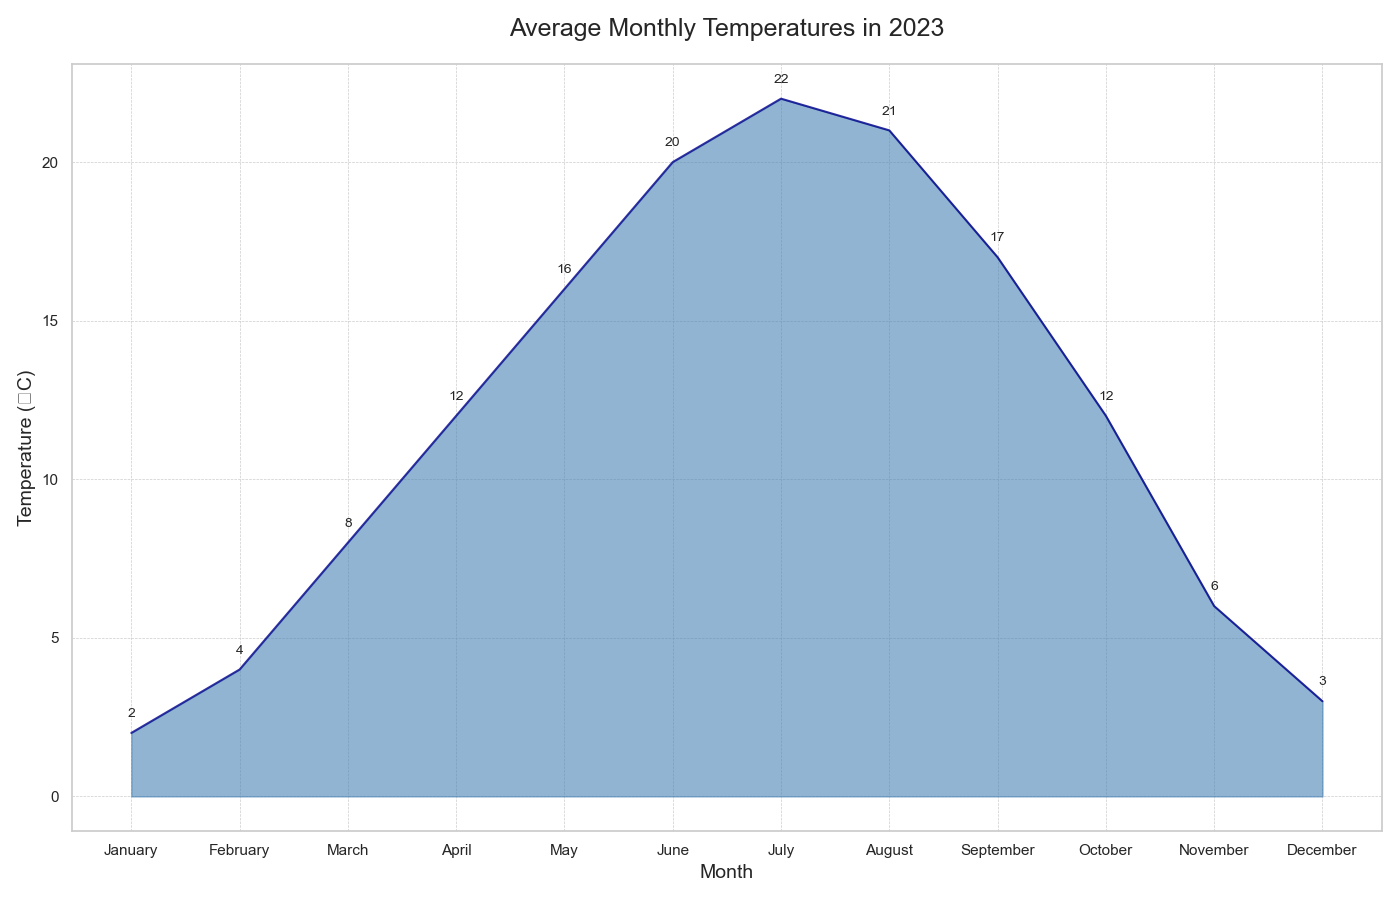

The script that drew this image:

import matplotlib.pyplot as plt

# Data
months = ["January", "February", "March", "April", "May", "June", "July", "August", "September", "October", "November", "December"]
temperatures = [2, 4, 8, 12, 16, 20, 22, 21, 17, 12, 6, 3]

# Plot
fig, ax = plt.subplots(figsize=(14, 9))

ax.fill_between(months, temperatures, color="#4682B4", alpha=0.6)
ax.plot(months, temperatures, color="#00008B", alpha=0.8)

# Title and labels
plt.title("Average Monthly Temperatures in 2023", fontsize=18, pad=20)
plt.xlabel("Month", fontsize=14)
plt.ylabel("Temperature (°C)", fontsize=14)

# Annotations
for i, temperature in enumerate(temperatures):
    ax.text(i, temperature + 0.5, str(temperature), ha='center', fontsize=10)

# Display
plt.grid(True, which='both', linestyle='--', linewidth=0.5)
plt.tight_layout()
plt.show()
